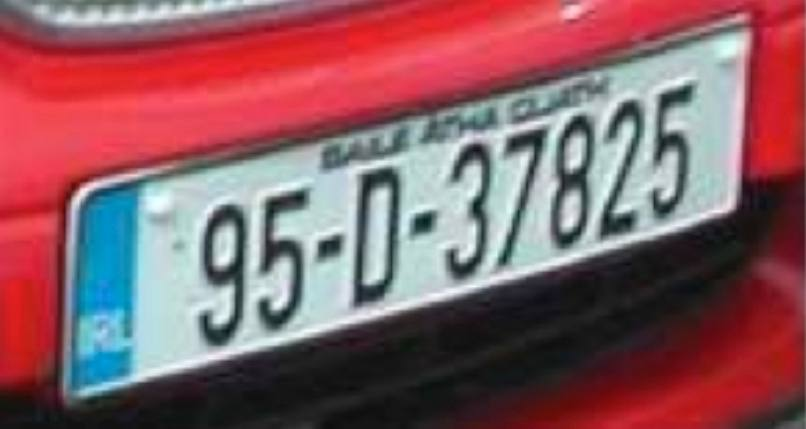
#> input picture Lab4/geometric.jpg, 806 x 429 px
$ python Lab43.py
#> lines starting #> are read from the running program, lines starting #| are printed output that depends on the picture
import cv2
import numpy as np

img = cv2.imread(r"./geometric.jpg")
#> img is the input picture: shape (429, 806, 3); mean B, G, R 99.9, 93.5, 137.9

width, height = 750, 350

# pixel points of 4 corners
pts1 = np.float32([[67,186],[755,10],[61,411],[739,214]])
pts2 = np.float32([[0,0],[width,0],[0,height],[width,height]])

matrix = cv2.getPerspectiveTransform(pts1,pts2)
result = cv2.warpPerspective(img,matrix,(width,height))
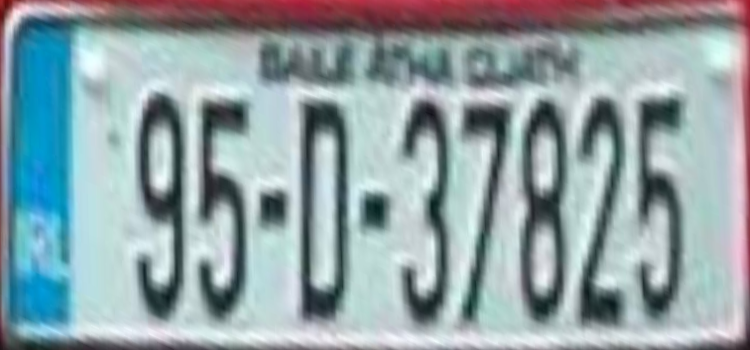
#> result: shape (350, 750, 3); mean B, G, R 166.5, 162.2, 144.6

cv2.imshow("img", img)
cv2.imshow("result", result)

cv2.waitKey(0)
cv2.destroyAllWindows()
